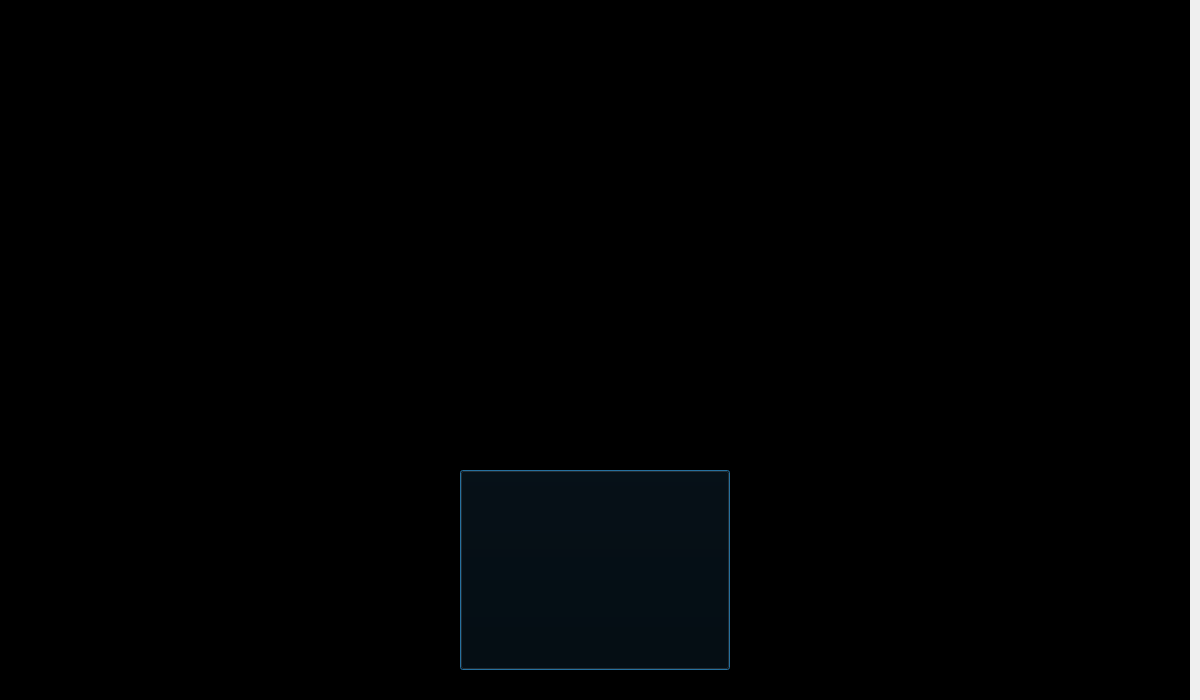
<?xml version="1.0" encoding="UTF-8"?>
<ui version="4.0">
 <class>StartScreen</class>
 <widget class="QDialog" name="StartScreen">
  <property name="geometry">
   <rect>
    <x>0</x>
    <y>0</y>
    <width>1200</width>
    <height>700</height>
   </rect>
  </property>
  <property name="windowTitle">
   <string>Dialog</string>
  </property>
  <widget class="QLabel" name="label">
   <property name="geometry">
    <rect>
     <x>-10</x>
     <y>0</y>
     <width>1200</width>
     <height>700</height>
    </rect>
   </property>
   <property name="styleSheet">
    <string notr="true">background-color: rgb(0, 0, 0);</string>
   </property>
   <property name="text">
    <string/>
   </property>
   <property name="pixmap">
    <pixmap>../textures/startscreen.png</pixmap>
   </property>
   <property name="scaledContents">
    <bool>true</bool>
   </property>
  </widget>
  <widget class="QPushButton" name="pushButton">
   <property name="geometry">
    <rect>
     <x>460</x>
     <y>470</y>
     <width>270</width>
     <height>200</height>
    </rect>
   </property>
   <property name="styleSheet">
    <string notr="true">background-color: rgb(0, 0, 0);</string>
   </property>
   <property name="text">
    <string/>
   </property>
   <property name="icon">
    <iconset>
     <normaloff>../textures/new_game_button.png</normaloff>../textures/new_game_button.png</iconset>
   </property>
   <property name="iconSize">
    <size>
     <width>270</width>
     <height>200</height>
    </size>
   </property>
  </widget>
 </widget>
 <resources/>
 <connections/>
</ui>
